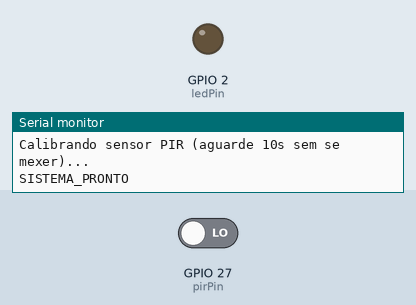
A sketch run on a simulated ESP32. On the bench: output pins drawn as LEDs (lit = HIGH), the last lines printed to the serial monitor. Inputs (shaded band) come from the test bench; at power-on: GPIO 27 (pirPin) LOW.

Above: at 11.2 s.
11.3 s: GPIO 27 (pirPin) driven HIGH
At 12.5 s:
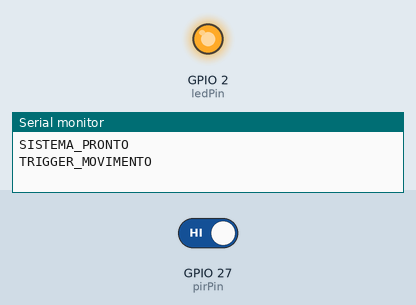
12.8 s: GPIO 27 (pirPin) driven LOW
At 13.8 s:
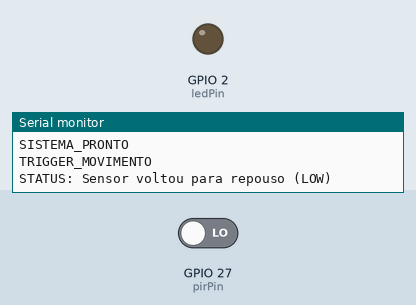
Timing chart, 0 to 15.8 s (numbered marks = the images above; inputs shaded):
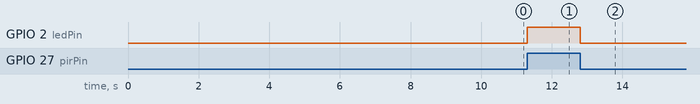

The sketch:

esp32_pir_serial.ino
```cpp
const int pirPin = 27;          // Pino conectado ao OUT do sensor PIR
const int ledPin = 2;           // LED onboard do ESP32

int estadoAnterior = LOW;       // Guarda o estado anterior do sensor
unsigned long lastTrigger = 0;
const unsigned long cooldown = 5000; // 5 segundos de intervalo mínimo entre fotos

void setup() {
  Serial.begin(115200);

  // INPUT_PULLDOWN força o pino a ficar em 0V (LOW) quando o sensor não manda sinal
  pinMode(pirPin, INPUT_PULLDOWN);
  pinMode(ledPin, OUTPUT);

  Serial.println("Calibrando sensor PIR (aguarde 10s sem se mexer)...");
  delay(10000);
  Serial.println("SISTEMA_PRONTO");
}

void loop() {
  int estadoAtual = digitalRead(pirPin);

  // Só dispara na BORDA DE SUBIDA (quando muda de LOW para HIGH)
  if (estadoAtual == HIGH && estadoAnterior == LOW) {
    unsigned long agora = millis();

    if (agora - lastTrigger > cooldown) {
      digitalWrite(ledPin, HIGH);
      Serial.println("TRIGGER_MOVIMENTO");
      lastTrigger = agora;
    }
  }

  // Quando o sensor volta para LOW, apaga o LED do ESP32
  if (estadoAtual == LOW && estadoAnterior == HIGH) {
    digitalWrite(ledPin, LOW);
    Serial.println("STATUS: Sensor voltou para repouso (LOW)");
  }

  estadoAnterior = estadoAtual;
}
```

Measured:
- after the input at 11.3 s, GPIO 2 (ledPin): LOW → HIGH at once
- after the input at 12.8 s, GPIO 2 (ledPin): HIGH → LOW at once
